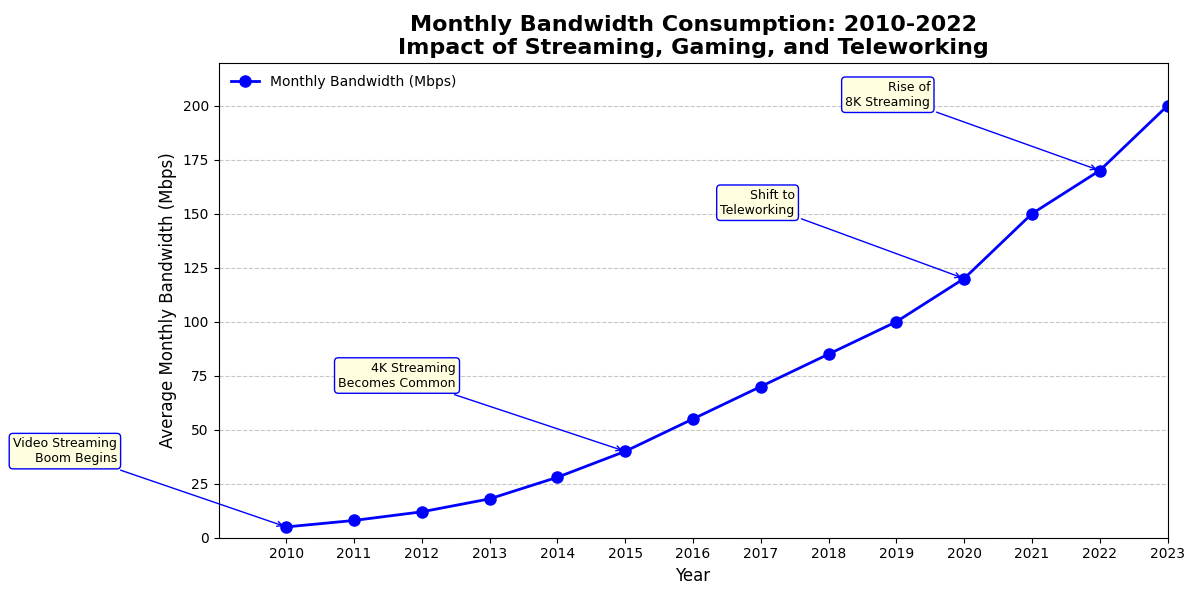

This figure's Python source:
import matplotlib.pyplot as plt
import numpy as np

# Data inputs
years = np.arange(2010, 2024)
bandwidth = [5, 8, 12, 18, 28, 40, 55, 70, 85, 100, 120, 150, 170, 200]

# Create the figure and axis
fig, ax = plt.subplots(figsize=(12, 6))

# Main line plot with consistent color
ax.plot(years, bandwidth, color='blue', marker='o', linestyle='-', linewidth=2, markersize=8, label='Monthly Bandwidth (Mbps)')

# Annotations for key milestones
milestones = {
    2010: "Video Streaming\nBoom Begins",
    2015: "4K Streaming\nBecomes Common",
    2020: "Shift to\nTeleworking",
    2022: "Rise of\n8K Streaming"
}

# Annotate milestones consistently using blue color
for year, event in milestones.items():
    annotation_x = year
    annotation_y = bandwidth[years.tolist().index(year)]
    ax.annotate(
        event,
        xy=(annotation_x, annotation_y), 
        xytext=(annotation_x - 2.5, annotation_y + 30), 
        textcoords='data',
        arrowprops=dict(arrowstyle="->", color='blue'),
        color='black', fontsize=9, ha='right', bbox=dict(boxstyle="round,pad=0.3", edgecolor='blue', facecolor='lightyellow')
    )

# Customizing plot appearance
ax.set_title("Monthly Bandwidth Consumption: 2010-2022\nImpact of Streaming, Gaming, and Teleworking", fontsize=16, weight='bold')
ax.set_xlabel("Year", fontsize=12)
ax.set_ylabel("Average Monthly Bandwidth (Mbps)", fontsize=12)

ax.set_xticks(years)
ax.set_xlim(2009, 2023)
ax.set_ylim(0, 220)
ax.yaxis.grid(True, linestyle='--', alpha=0.7)

# Add legend
ax.legend(loc='upper left', frameon=False)

# Ensure layout fits all elements and text
plt.tight_layout()

# Display the plot
plt.show()
